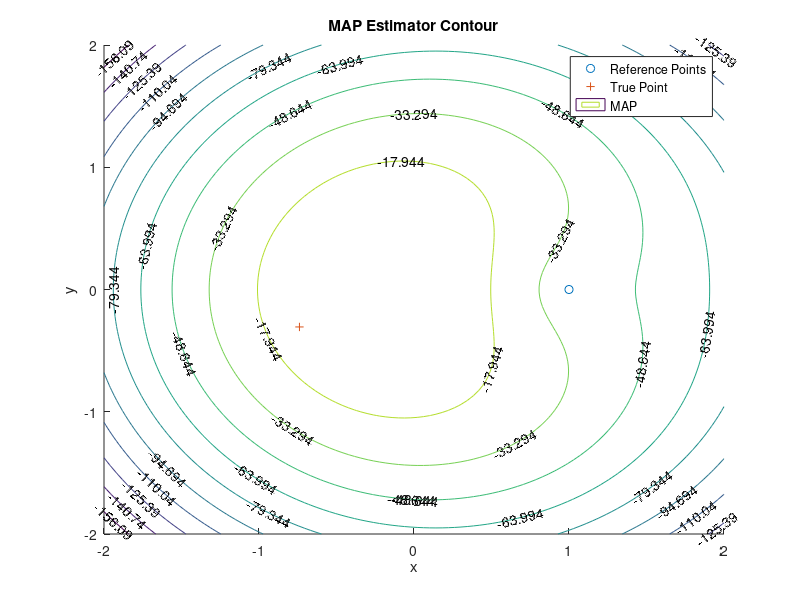
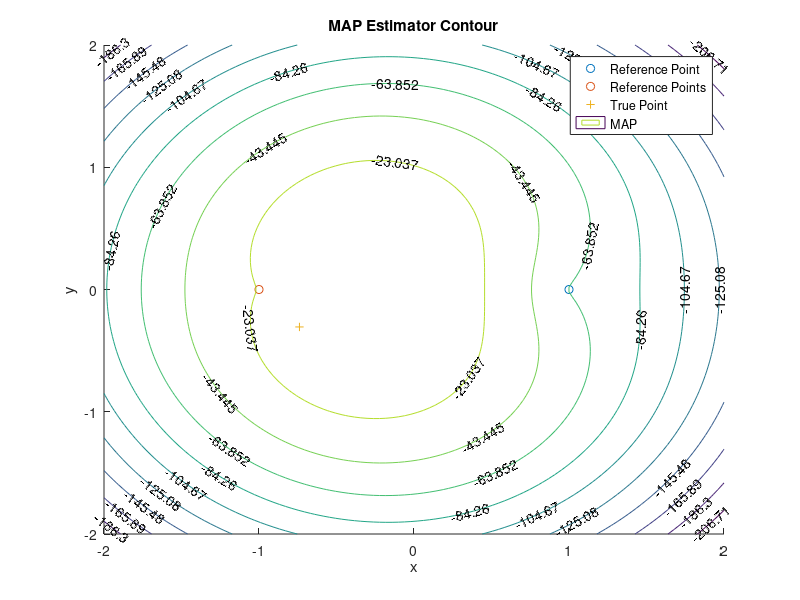
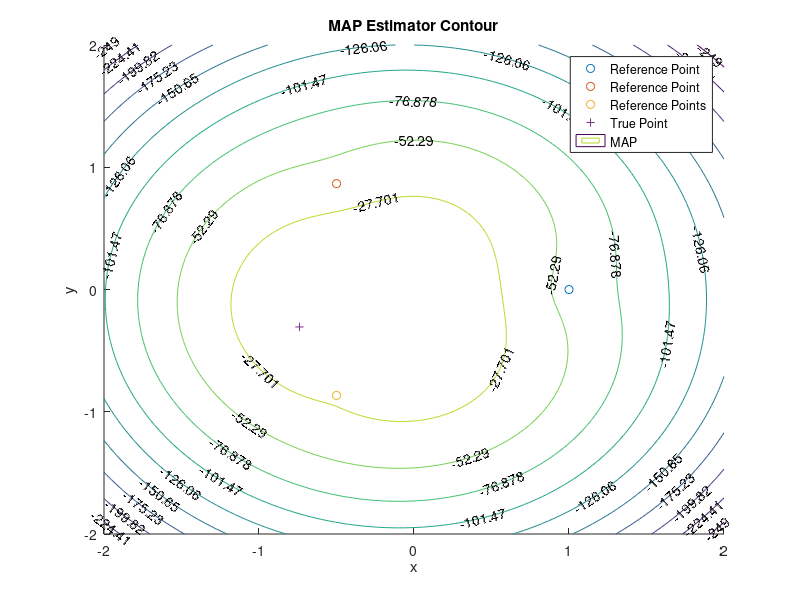
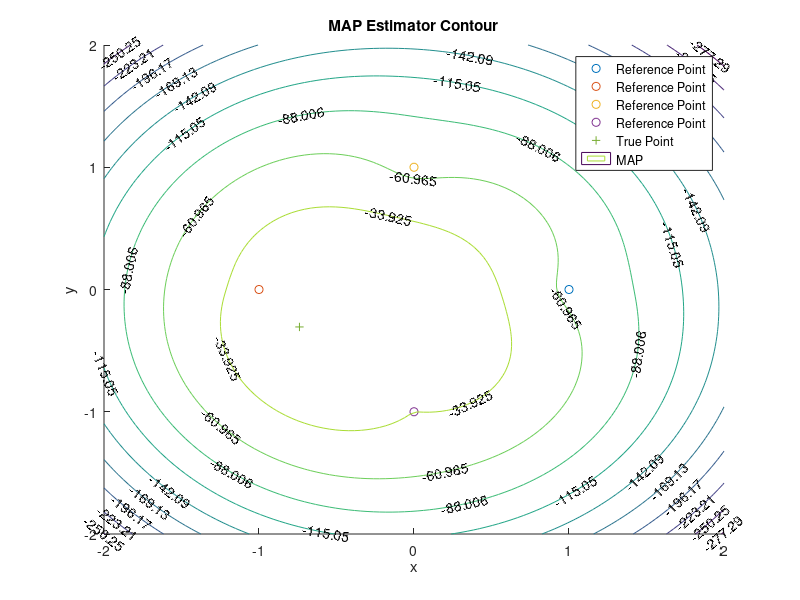

The MATLAB script that drew these images, in order:
%set parameter
xt = sqrt(2)*rand-1;
yt = sqrt(2)*rand-1;
xi = [1,-1,0,0,1];
yi = [0,0,1,-1];
xi3 = [-1/2,-1/2];
yi3 = [sqrt(3)/2,-sqrt(3)/2];
sigmax = 0.25;
sigmay = 0.25;
sigmai = 0.3;
dti = zeros(1,6);
%generate ri
for i = 1:4
    dti(i) = sqrt((xi(i)-xt)^2+(yi(i)-yt)^2);
end
for i = 5:6
    dti(i) = sqrt((xi3(i-4)-xt)^2+(yi3(i-4)-yt)^2);
end

ri = zeros(1,6);
for i = 1:6
    while(ri(i) <= 0)
        ni = normrnd(0,0.3,1,1);
        ri(i) = dti(i) + ni;
    end
end

% MAP Estimator
xmap = linspace(-2,2,100);
ymap = linspace(-2,2,100);
[x,y] = meshgrid(xmap,ymap);
MAPK1 = -(ri(1) - sqrt((x(:)-xi(1)).^2+(y(:)-yi(1)).^2)).^2/0.09 - x(:).^2/0.25/0.25 - y(:).^2/0.25/0.25;
MAPK2 = -(ri(1) - sqrt((x(:)-xi(1)).^2+(y(:)-yi(1)).^2)).^2/0.09 - x(:).^2/0.25/0.25 - y(:).^2/0.25/0.25 - (ri(2) - sqrt((x(:)-xi(2)).^2+(y(:)-yi(2)).^2)).^2/0.09;
MAPK4 = -(ri(1) - sqrt((x(:)-xi(1)).^2+(y(:)-yi(1)).^2)).^2/0.09 - x(:).^2/0.25/0.25 - y(:).^2/0.25/0.25 - (ri(2) - sqrt((x(:)-xi(2)).^2+(y(:)-yi(2)).^2)).^2/0.09 - (ri(3) - sqrt((x(:)-xi(3)).^2+(y(:)-yi(3)).^2)).^2/0.09 - (ri(4) - sqrt((x(:)-xi(4)).^2+(y(:)-yi(4)).^2)).^2/0.09;
MAPK3 = -(ri(1) - sqrt((x(:)-xi(1)).^2+(y(:)-yi(1)).^2)).^2/0.09 - x(:).^2/0.25/0.25 - y(:).^2/0.25/0.25 - (ri(5) - sqrt((x(:)-xi3(1)).^2+(y(:)-yi3(1)).^2)).^2/0.09 - (ri(6) - sqrt((x(:)-xi3(2)).^2+(y(:)-yi3(2)).^2)).^2/0.09;
MAP1 = reshape(MAPK1,100,100);
MAP2 = reshape(MAPK2,100,100);
MAP3 = reshape(MAPK3,100,100);
MAP4 = reshape(MAPK4,100,100);

%plot contour
figure(1);
figure(1),scatter(xi(1),yi(1),'ob'), hold on,
figure(1),scatter(xt,yt,'+g'), hold on
figure(1),contour(xmap,ymap,MAP1,'showtext','on'); 
legend('Reference Points','True Point','MAP'), 
title('MAP Estimator Contour'),
xlabel('x'), ylabel('y')

figure(2);
figure(2),scatter(xi(1),yi(1),'ob'), hold on,
figure(2),scatter(xi(2),yi(2),'ob'), hold on,
figure(2),scatter(xt,yt,'+g'), hold on
figure(2),contour(xmap,ymap,MAP2,'showtext','on'); 
legend('Reference Point','Reference Points','True Point','MAP'), 
title('MAP Estimator Contour'),
xlabel('x'), ylabel('y')

figure(3);
figure(3),scatter(xi(1),yi(1),'or'), hold on,
figure(3),scatter(xi3(1),yi3(1),'or'), hold on,
figure(3),scatter(xi3(2),yi3(2),'or'), hold on,
figure(3),scatter(xt,yt,'+g'), hold on
figure(3),contour(xmap,ymap,MAP3,'showtext','on'); 
legend('Reference Point','Reference Point','Reference Points','True Point','MAP'), 
title('MAP Estimator Contour'),
xlabel('x'), ylabel('y')

figure(4);
figure(4),scatter(xi(1),yi(1),'or'), hold on,
figure(4),scatter(xi(2),yi(2),'or'), hold on,
figure(4),scatter(xi(3),yi(3),'or'), hold on,
figure(4),scatter(xi(4),yi(4),'or'), hold on,
figure(4),scatter(xt,yt,'+g'), hold on
figure(4),contour(xmap,ymap,MAP4,'showtext','on'); 
legend('Reference Point','Reference Point','Reference Point','Reference Point','True Point','MAP'), 
title('MAP Estimator Contour'),
xlabel('x'), ylabel('y')

